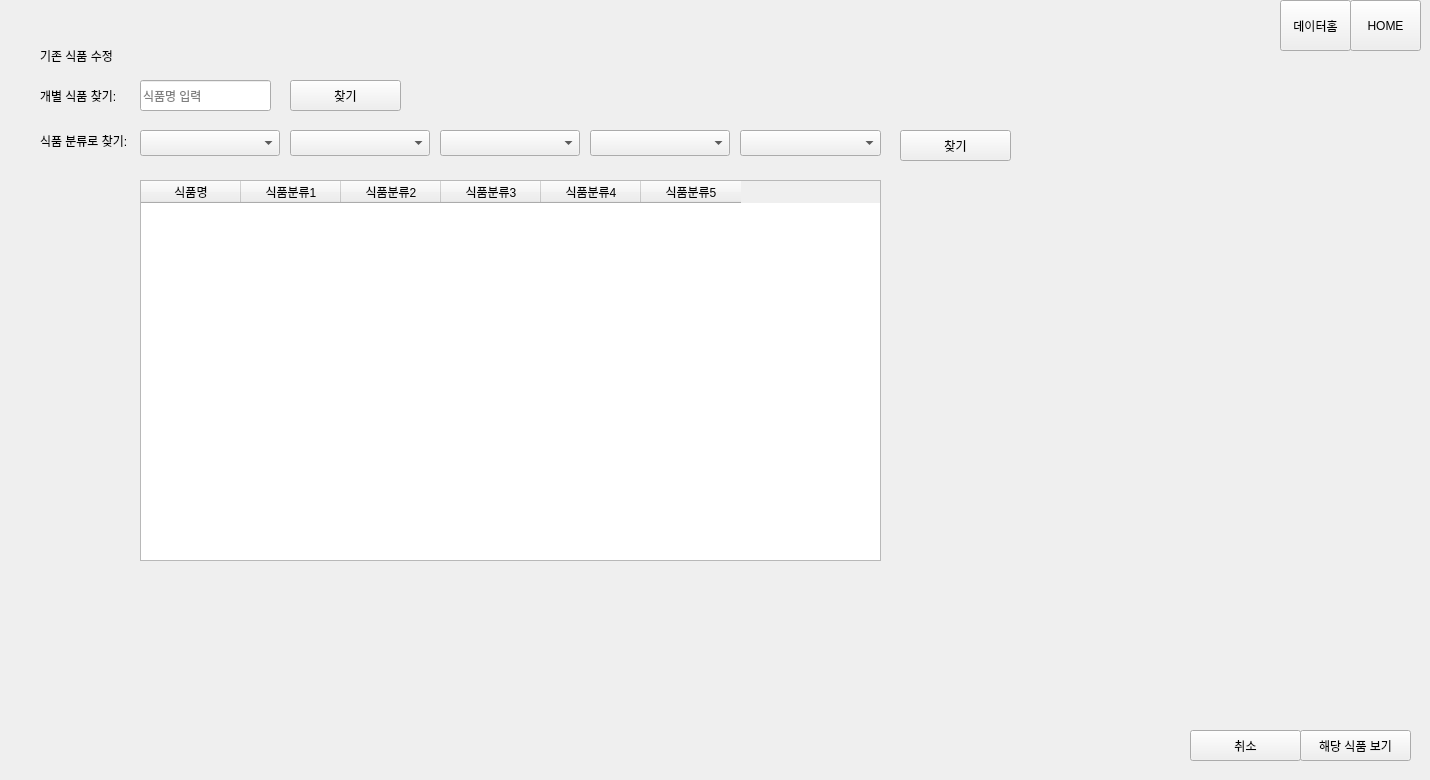
      <widget class="QWidget" name="page_data_ing_2_14">
       <widget class="QWidget" name="widget_27" native="true">
        <property name="geometry">
         <rect>
          <x>0</x>
          <y>10</y>
          <width>1131</width>
          <height>651</height>
         </rect>
        </property>
        <widget class="QComboBox" name="comboBox_ing_category5_14">
         <property name="geometry">
          <rect>
           <x>740</x>
           <y>120</y>
           <width>141</width>
           <height>26</height>
          </rect>
         </property>
        </widget>
        <widget class="QComboBox" name="comboBox_ing_category2_14">
         <property name="geometry">
          <rect>
           <x>290</x>
           <y>120</y>
           <width>140</width>
           <height>26</height>
          </rect>
         </property>
        </widget>
        <widget class="QComboBox" name="comboBox_ing_category4_14">
         <property name="geometry">
          <rect>
           <x>590</x>
           <y>120</y>
           <width>140</width>
           <height>26</height>
          </rect>
         </property>
        </widget>
        <widget class="QPushButton" name="btn_findby_ing_category_14">
         <property name="geometry">
          <rect>
           <x>900</x>
           <y>120</y>
           <width>111</width>
           <height>31</height>
          </rect>
         </property>
         <property name="text">
          <string>찾기</string>
         </property>
        </widget>
        <widget class="QLabel" name="label_123">
         <property name="geometry">
          <rect>
           <x>40</x>
           <y>30</y>
           <width>101</width>
           <height>31</height>
          </rect>
         </property>
         <property name="text">
          <string>기존 식품 수정</string>
         </property>
        </widget>
        <widget class="QLabel" name="label_124">
         <property name="geometry">
          <rect>
           <x>40</x>
           <y>110</y>
           <width>101</width>
           <height>41</height>
          </rect>
         </property>
         <property name="text">
          <string>식품 분류로 찾기:</string>
         </property>
        </widget>
        <widget class="QComboBox" name="comboBox_ing_category1_14">
         <property name="geometry">
          <rect>
           <x>140</x>
           <y>120</y>
           <width>140</width>
           <height>26</height>
          </rect>
         </property>
         <property name="currentText">
          <string/>
         </property>
        </widget>
        <widget class="QComboBox" name="comboBox_ing_category3_14">
         <property name="geometry">
          <rect>
           <x>440</x>
           <y>120</y>
           <width>140</width>
           <height>26</height>
          </rect>
         </property>
        </widget>
        <widget class="QTableWidget" name="tableWidget_ing_candidates_14">
         <property name="geometry">
          <rect>
           <x>140</x>
           <y>170</y>
           <width>741</width>
           <height>381</height>
          </rect>
         </property>
         <column>
          <property name="text">
           <string>식품명</string>
          </property>
         </column>
         <column>
          <property name="text">
           <string>식품분류1</string>
          </property>
         </column>
         <column>
          <property name="text">
           <string>식품분류2</string>
          </property>
         </column>
         <column>
          <property name="text">
           <string>식품분류3</string>
          </property>
         </column>
         <column>
          <property name="text">
           <string>식품분류4</string>
          </property>
         </column>
         <column>
          <property name="text">
           <string>식품분류5</string>
          </property>
         </column>
        </widget>
        <widget class="QLineEdit" name="lineEdit_ing_name_14">
         <property name="geometry">
          <rect>
           <x>140</x>
           <y>70</y>
           <width>131</width>
           <height>31</height>
          </rect>
         </property>
         <property name="placeholderText">
          <string>식품명 입력</string>
         </property>
        </widget>
        <widget class="QLabel" name="label_125">
         <property name="geometry">
          <rect>
           <x>40</x>
           <y>70</y>
           <width>101</width>
           <height>31</height>
          </rect>
         </property>
         <property name="text">
          <string>개별 식품 찾기:</string>
         </property>
        </widget>
        <widget class="QPushButton" name="btn_findby_ing_name_14">
         <property name="geometry">
          <rect>
           <x>290</x>
           <y>70</y>
           <width>111</width>
           <height>31</height>
          </rect>
         </property>
         <property name="text">
          <string>찾기</string>
         </property>
        </widget>
       </widget>
       <widget class="QWidget" name="widget_28" native="true">
        <property name="geometry">
         <rect>
          <x>1190</x>
          <y>710</y>
          <width>221</width>
          <height>61</height>
         </rect>
        </property>
        <widget class="QPushButton" name="btn_cancel_14">
         <property name="geometry">
          <rect>
           <x>0</x>
           <y>20</y>
           <width>111</width>
           <height>31</height>
          </rect>
         </property>
         <property name="text">
          <string>취소</string>
         </property>
        </widget>
        <widget class="QPushButton" name="btn_confirm_ing_14">
         <property name="geometry">
          <rect>
           <x>110</x>
           <y>20</y>
           <width>111</width>
           <height>31</height>
          </rect>
         </property>
         <property name="text">
          <string>해당 식품 보기</string>
         </property>
        </widget>
       </widget>
       <widget class="QWidget" name="widget_63" native="true">
        <property name="geometry">
         <rect>
          <x>1280</x>
          <y>0</y>
          <width>141</width>
          <height>51</height>
         </rect>
        </property>
        <widget class="QPushButton" name="btn_home_14">
         <property name="geometry">
          <rect>
           <x>70</x>
           <y>0</y>
           <width>71</width>
           <height>51</height>
          </rect>
         </property>
         <property name="text">
          <string>HOME</string>
         </property>
        </widget>
        <widget class="QPushButton" name="btn_data_home_14">
         <property name="geometry">
          <rect>
           <x>0</x>
           <y>0</y>
           <width>71</width>
           <height>51</height>
          </rect>
         </property>
         <property name="text">
          <string>데이터홈</string>
         </property>
        </widget>
       </widget>
      </widget>
